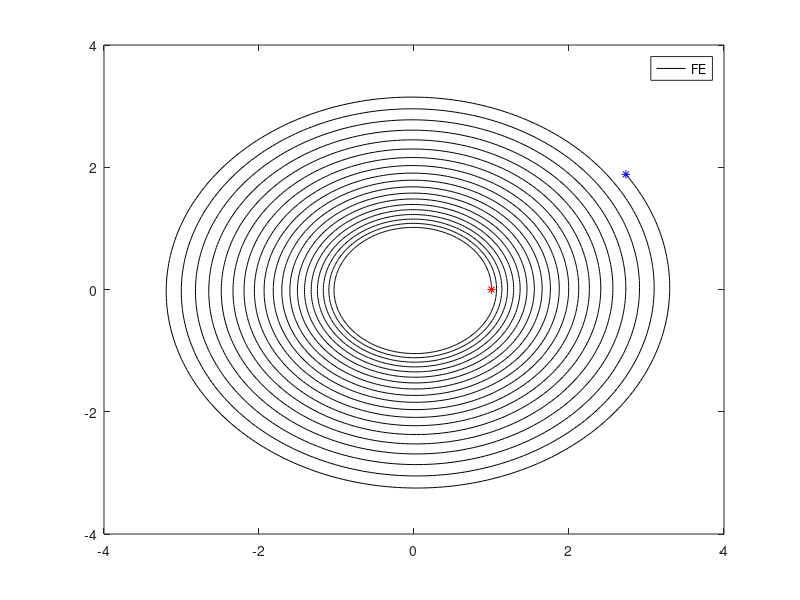
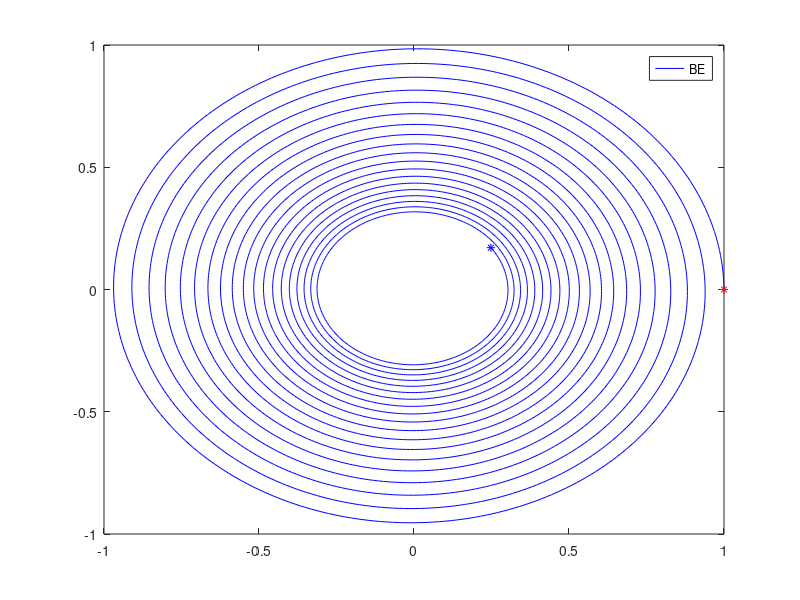
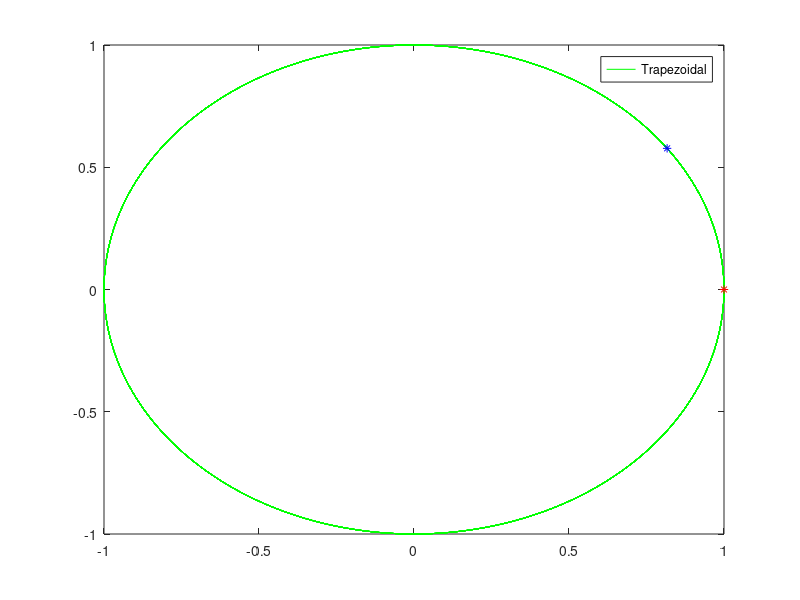

MATLAB code to generate these figures, in order:
h = 0.02;
r = 1;
xprime = @(t,y) -y;
yprime = @(t,x) x;
num_int = 120/h;
tvec = 0 + (0:num_int)*h;
tvec = tvec';
yvec = zeros(num_int+1,1);
xvec = ones(num_int+1,1);
xvec(1) = r;
for i = 1:num_int
   yvec(i+1) = yvec(i) + h * yprime(tvec(i),xvec(i));
   xvec(i+1) = xvec(i) + h * xprime(tvec(i),yvec(i));
end
figure(1)
plot(xvec, yvec,'k-');
hold on
plot(xvec(1),yvec(1),'r*')
plot(xvec(num_int+1),yvec(num_int+1),'b*')
legend ("FE")


yvec2 = zeros(num_int+1,1);
xvec2 = ones(num_int+1,1);
xvec2(1) = r;
for i = 1:num_int
   x1 = xvec2(i); y1 = yvec2(i);
   xvec2(i+1) = (x1 - h* y1)/(1+h^2);
   yvec2(i+1) = y1 + h * xvec2(i+1);
end
figure(2)
plot(xvec2, yvec2,'b-');
hold on
plot(xvec2(1),yvec2(1),'r*')
hold on
plot(xvec2(num_int+1),yvec2(num_int+1),'b*')
legend ("BE")

yvec3 = zeros(num_int+1,1);
xvec3 = ones(num_int+1,1);
xvec3(1) = r;
for i = 1:num_int
   x1 = xvec3(i); y1 = yvec3(i);
   xvec3(i+1) = ((1-h^2/4)*x1-h*y1)/(1+h^2/4);
   yvec3(i+1) = y1 + h/2 * (x1 +xvec3(i+1));
end
figure(3)
plot(xvec3, yvec3,'g-');
hold on
plot(xvec3(1),yvec3(1),'r*')
hold on
plot(xvec3(num_int+1),yvec3(num_int+1),'b*')
legend ("Trapezoidal")